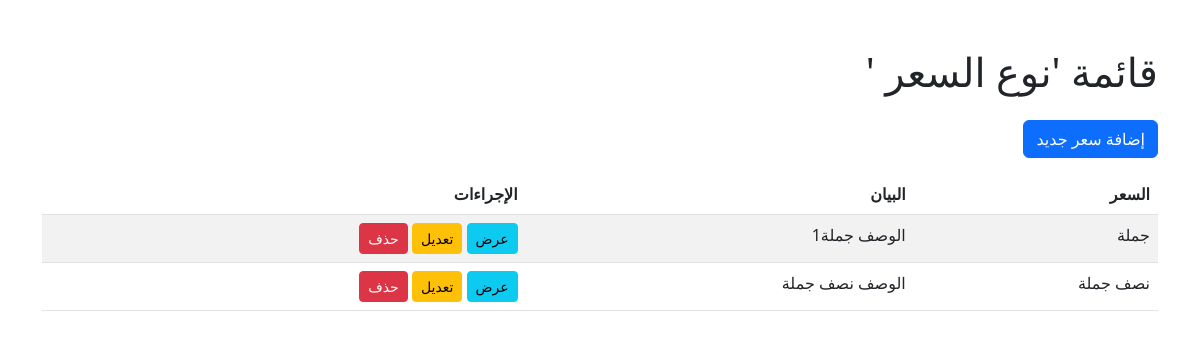
Screenshot of /invoice/pricetypes/ with the database file from the repository.
### invoice/models.py (models this page shows, shortened)
class PriceType(models.Model):
    name = models.CharField(max_length=100, verbose_name=_("نوع السعر"))
    description = models.TextField(blank=True, null=True, verbose_name=_("الوصف"))
    class Meta:
        verbose_name = _('نوع السعر')
        verbose_name_plural = _('أنواع الأسعار')

### invoice/views.py (the view)
# urls.py: path('pricetypes/', PriceTypeListView.as_view(), name='pricetype_list'),
class PriceTypeListView(ListView):
    model = PriceType
    template_name = 'pricetype/pricetype_list.html'
    context_object_name = 'pricetypes'

### templates/pricetype/pricetype_list.html
{% extends 'base.html' %}
{% block content %}
<div class="container mt-5">
    <h1 class="mb-4">قائمة 'نوع السعر '</h1>
    <a href="{% url 'pricetype_create' %}" class="btn btn-primary mb-3">إضافة سعر جديد  </a>
    <table class="table table-striped">
        <thead>
            <tr>
                <th >السعر </th>
                <th>البيان </th>
                <th>الإجراءات</th>
            </tr>
        </thead>
        <tbody>
            {% for PriceType in pricetypes %}
                <tr>
                    <td>{{ PriceType.name }}</td>
                    <td>{{ PriceType.description }}</td>
                    <td>
                        <a href="{% url 'pricetype_detail' PriceType.pk %}" class="btn btn-info btn-sm">عرض</a>
                        <a href="{% url 'pricetype_update' PriceType.pk %}" class="btn btn-warning btn-sm">تعديل</a>
                        <a href="{% url 'pricetype_delete' PriceType.pk %}" class="btn btn-danger btn-sm">حذف</a>
                    </td>
                </tr>
            {% endfor %}
        </tbody>
    </table>
</div>
{% endblock %}

### rows the page displays
PriceType: name "جملة", description "الوصف جملة1"
PriceType: name "نصف جملة", description "الوصف نصف جملة"
